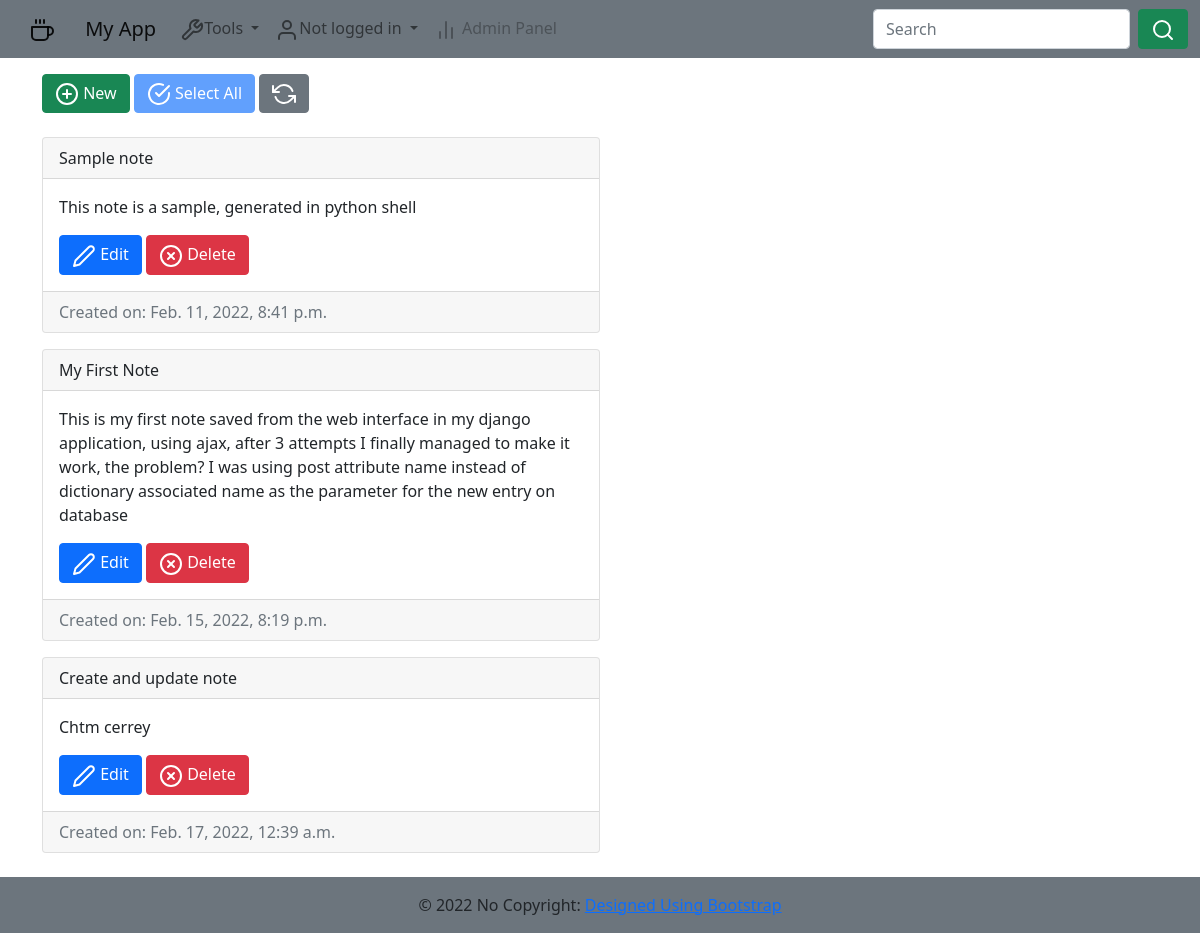
The app's page /my_notes/, older data.
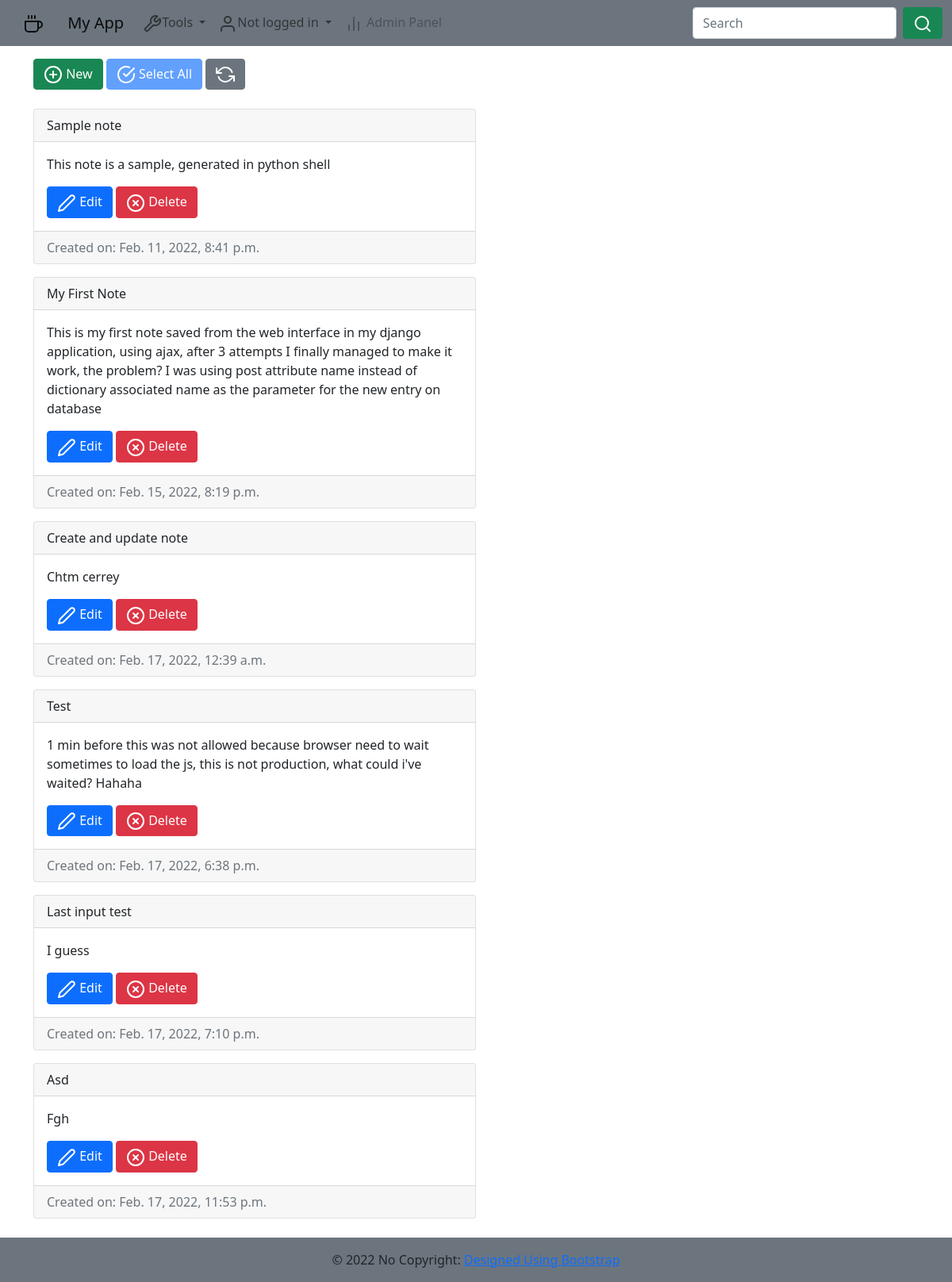
The same page, newer data.
### pyapp/models.py (models this page shows, shortened)
class Note(models.Model):
  noteTitle = models.CharField(max_length=50)
  noteBody = models.TextField()
  noteCreatedDate = models.DateTimeField(editable=False)
  noteUpdatedDate = models.DateTimeField()
  enabled = models.BooleanField()
  userId = models.ForeignKey(User, on_delete=models.CASCADE)
  '''Overload of save method'''
  def save(self, *args, **kwargs):
    if not self.id:
      self.noteCreatedDate=timezone.now()
    self.noteUpdatedDate=timezone.now()
    return super(Note, self).save(*args, **kwargs)

### pyapp/views.py (the view)
# urls.py: path('my_notes/', views.my_notes, name='my_notes'),
def my_notes(request):
  notes = Note.objects.order_by('id')
  template = loader.get_template('pyapp/my_notes.html')
  context = {'notes':notes}
  if is_ajax(request=request):
    notes_Json=serializers.serialize('json',notes)
    return JsonResponse(notes_Json, safe=False)
  else:
    return HttpResponse(template.render(context, request))

### pyapp/views.py (called while the page is built)
def is_ajax(request):
  return request.META.get('HTTP_X_REQUESTED_WITH') == 'XMLHttpRequest'

### pyapp/templates/pyapp/my_notes.html (shortened to what this page needs)
{% extends './layout.html' %}
{% block content%}
{%load static%}
<div class="row">
 <div class="col-sm-6 py-3 w-auto">
   <p>
    <button class="btn btn-success" type="button" data-bs-toggle="collapse" data-bs-target="#newNote" aria-expanded="false" aria-controls="newNote">
      <i data-feather="plus-circle"></i>
      <span>New</span>
    </button>
    <button class="btn btn-primary disabled" type="button"><i data-feather="check-circle"></i>
      <span>Select All</span>
    </button>
    <button class="btn btn-secondary" id="refreshNotes"><i data-feather="refresh-ccw"></i></button>
   </p>
<div id="savedNotes">
{%if notes%}
{%for note in notes %}
  <div class="col-sm-6 py-2">
    <div class="card" id="{{id}}">
     <div class="card-header">
        {{note.noteTitle}}
     </div>
      <div class="card-body">
        <p class="card-text">
          {{note.noteBody}}</p>
        <a href="#" class="btn btn-primary"><i data-feather="edit-2"></i>
          <span> Edit </span></a>
        <a href="#" class="btn btn-danger"><i data-feather="x-circle"></i>
          <span>Delete</span></a>
      </div>
      <div class="card-footer text-muted">
        Created on: {{note.noteCreatedDate}}
      </div>
   </div>
 </div>
{%endfor%}
{%endif%}
  </div>
</div>
</div>
{%endblock%}

### pyapp/templates/pyapp/layout.html (shortened to what this page needs)
<!doctype html>
<html lang="en">
{% load define_action %}
{% if 'logged_in' in request.session %}
  {% define True as logged_in %}
  {% define request.session.logged_in as uname %}
{% endif %}
  <head>
    <link href="https://cdn.jsdelivr.net/npm/bootstrap@5.1.3/dist/css/bootstrap.min.css" rel="stylesheet">
  </head>
  <body class="d-flex flex-column min-vh-100">
    {%include './navbar.html'%}
    <div class="container">
        {% block content %}
        {% endblock %}
    </div>
<footer class="mt-auto bg-secondary style="background-color: #e3f2fd;"">
  <div class="text-center py-3">© 2022 No Copyright:
    <a href=""> Designed Using Bootstrap </a>
  </div>
</footer>
  </body>
</html>

### pyapp/templates/pyapp/navbar.html (shortened to what this page needs)
<nav class="navbar navbar-expand-md navbar-light bg-secondary">
  <div class="container-fluid">
    <a class="navbar-brand d-inline" href="{%url 'pyapp:index'%}">
      <i data-feather="coffee" style="width: 60px;"></i>
      <span class="ps-2">My App</span>
    </a>
    <div class="collapse navbar-collapse" id="navbarSupportedContent">
      <ul class="navbar-nav me-auto mb-2 mb-lg-0">
         <li class="nav-item dropdown">
          <a class="nav-link dropdown-toggle" href="#" id="navbarDropdown" role="button" data-bs-toggle="dropdown" aria-expanded="false">
            <i data-feather="tool"></i>Tools
          </a>
        </li>
{%if logged_in %}
        <li class="nav-item dropdown">
          <a class="nav-link dropdown-toggle" href="#" id="navbarDropdown" role="button" data-bs-toggle="dropdown" aria-expanded="false">
	    <i data-feather="user"></i>{{uname}}
          </a>
          <ul class="dropdown-menu" aria-labelledby="navbarDropdown">
            <li><a class="dropdown-item" href="#"><i data-feather="calendar"></i> My Calendar</a></li>
            <li><a class="dropdown-item" href="{% url 'pyapp:my_notes'%}"><i data-feather="book"></i>My Notes</a></li>
            <li><a class="dropdown-item" href="#">
              <i data-feather="settings"></i>
              Settings</a>
            </li>
            <li><a class="dropdown-item" href="{%url 'pyapp:logout_action'%}">
              <i data-feather="log-out"></i>
              Log out</a>
            </li>
{% else %}
         <li class="nav-item dropdown">
           <a class="nav-link dropdown-toggle" href="" id="navbarDropdown" role="button" data-bs-toggle="dropdown" aria-expanded="false">
            <i data-feather="user"></i><span>Not logged in</span>
           </a>
{% endif %}
        </li>
        <li class="nav-item">
          <a class="nav-link disabled" href="#" tabindex="-1" aria-disabled="true">
            <i data-feather="bar-chart-2"></i>
            Admin Panel</a>
        </li>
      </ul>
      <form class="d-flex">
        <input class="form-control me-2" type="search" placeholder="Search" aria-label="Search">
        <button class="btn btn-success" type="submit"><i data-feather="search"></i></button>
      </form>
    </div>
    </div>
</nav>

Row changes from the older to the newer data that the page shows:
added Note: noteTitle "Test", noteBody "1 min before this was not allowed because browser need to wait sometimes to load the js, this is not production, what could i've waited? Hahaha", noteCreatedDate "Feb. 17, 2022, 6:38 p.m."
added Note: noteTitle "Last input test", noteBody "I guess", noteCreatedDate "Feb. 17, 2022, 7:10 p.m."
added Note: noteTitle "Asd", noteBody "Fgh", noteCreatedDate "Feb. 17, 2022, 11:53 p.m."
